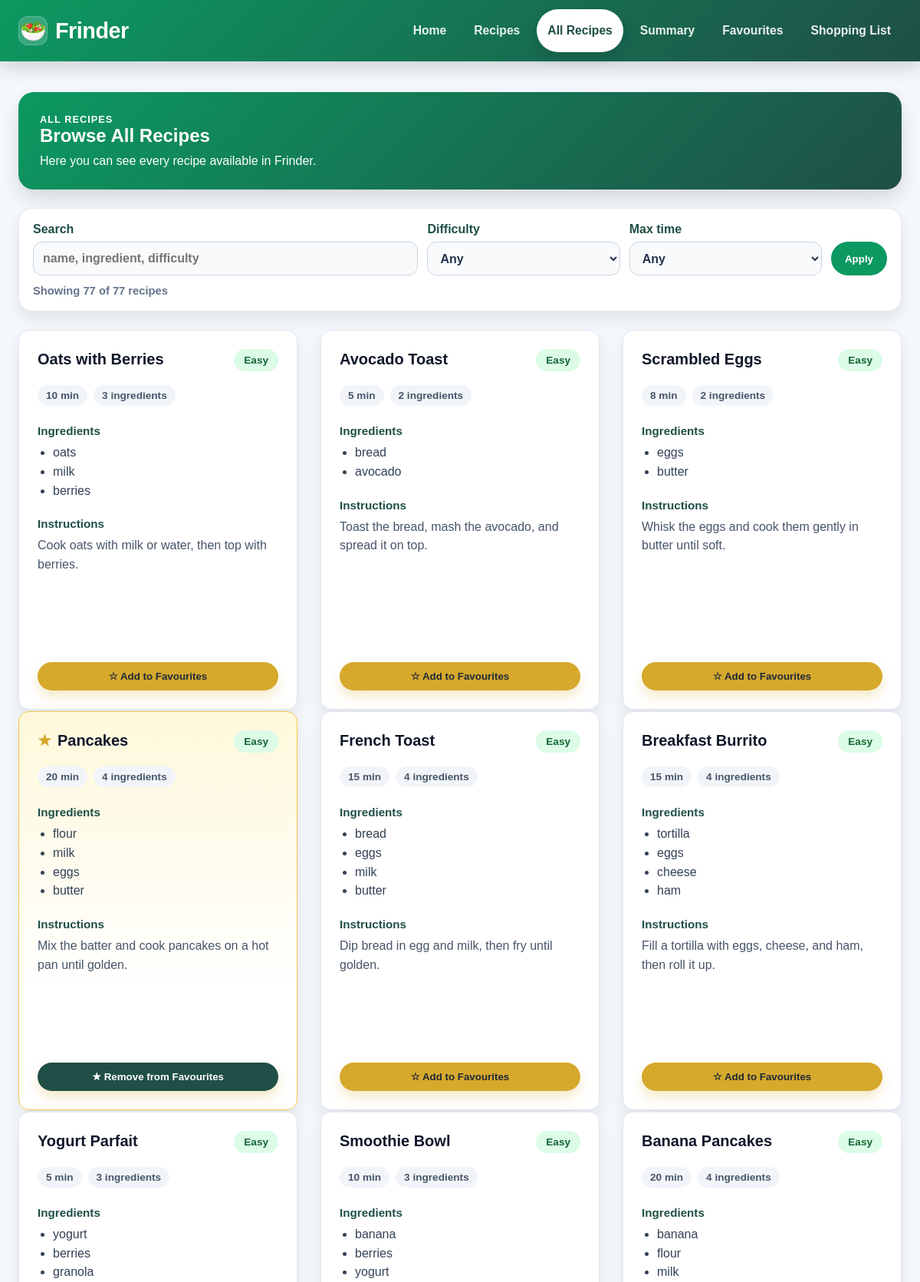
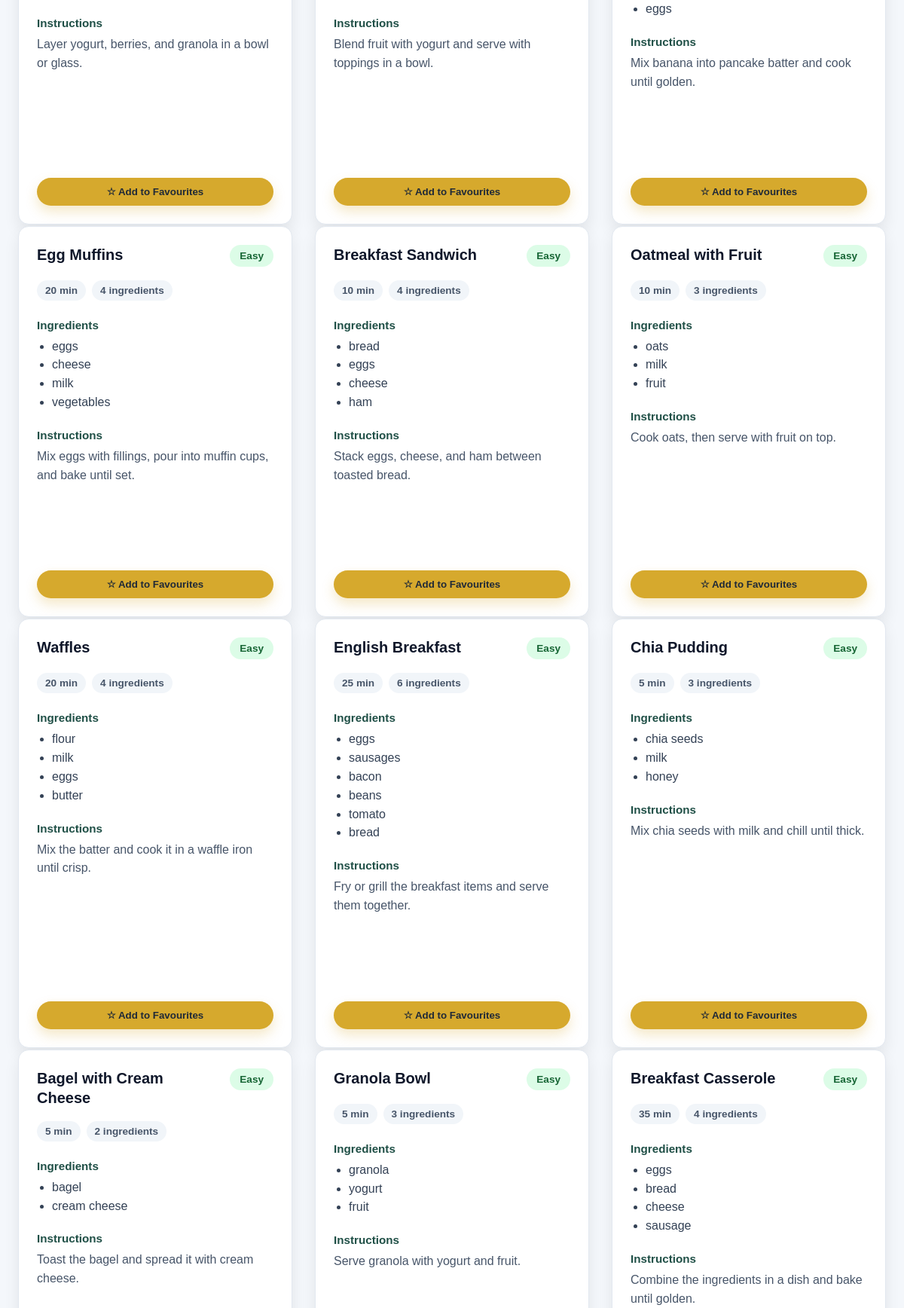
The page /all-recipes (upper part) on the database its author committed (2 pictures, top to bottom).
### db_models.py (models this page shows)
class RecipeRow(Base):
    __tablename__ = "recipes"
    id = Column(Integer, primary_key=True)
    name = Column(String, nullable=False, unique=True)
    instructions = Column(String, nullable=False, default="")
    cooking_time = Column(Integer, nullable=False, default=0)
    difficulty = Column(String, nullable=False, default="Easy")
    recipe_ingredients = relationship(
        "RecipeIngredientRow",
        back_populates="recipe",
        cascade="all, delete-orphan",
        order_by="RecipeIngredientRow.position",
    )

class IngredientRow(Base):
    __tablename__ = "ingredients"
    id = Column(Integer, primary_key=True)
    name = Column(String, nullable=False, unique=True)
    recipe_links = relationship("RecipeIngredientRow", back_populates="ingredient")
    user_links = relationship("UserIngredientRow", back_populates="ingredient")
    shopping_links = relationship("ShoppingListRow", back_populates="ingredient")

### app.py (the view)
@app.route("/all-recipes")
def all_recipes():
    recipes_list, favourite_recipe_names = get_recipes_with_favourite_status()
    filters = get_recipe_filter_state()
    filtered_recipes = filter_recipe_list(recipes_list, filters)
    return render_template(
        "all_recipes.html",
        recipes=filtered_recipes,
        favourite_recipe_names=favourite_recipe_names,
        **build_recipe_filter_context(
            recipes_list,
            filtered_recipes,
            filters,
            "all_recipes",
        ),
    )

### app.py (called while the page is built, shortened)
def add_favourite_status(recipes, favourite_recipe_names):
    favourite_name_set = set(favourite_recipe_names)
    return [
        recipe.__class__(
            **{
                **recipe.to_dict(),
                "is_favourite": recipe_key(recipe.name) in favourite_name_set,
            }
        )
        for recipe in recipes
    ]

def get_recipes_with_favourite_status():
    recipes_list = load_recipes()
    favourite_recipe_names = read_favourite_recipe_names()
    return add_favourite_status(recipes_list, favourite_recipe_names), favourite_recipe_names

def get_recipe_filter_state():
    max_time = request.args.get("max_time", "").strip()
    valid_max_times = {str(option) for option in MAX_COOKING_TIME_FILTERS}
    if max_time not in valid_max_times:
        max_time = ""
    return {
        "q": request.args.get("q", "").strip(),
        "difficulty": request.args.get("difficulty", "").strip(),
        "max_time": max_time,
    }

def get_recipe_difficulty_options(recipes):
    return sorted(
        {
            recipe.difficulty
            for recipe in recipes
            if recipe.difficulty
        }
    )

def recipe_matches_search(recipe, search_text):
    if not search_text:
        return True

def filter_recipe_list(recipes, filters):
    filtered_recipes = []
    max_time = int(filters["max_time"]) if filters["max_time"] else None
    for recipe in recipes:
        if not recipe_matches_search(recipe, filters["q"]):
            continue
        if (
            filters["difficulty"]
            and recipe.difficulty.lower() != filters["difficulty"].lower()
        ):
            continue
        if max_time is not None and recipe.cooking_time > max_time:
            continue
        filtered_recipes.append(recipe)
    return filtered_recipes

def build_recipe_filter_context(recipes, filtered_recipes, filters, endpoint):
    return {
        "recipe_filters": filters,
        "recipe_filter_endpoint": endpoint,
        "difficulty_filter_options": get_recipe_difficulty_options(recipes),
        "max_time_filter_options": MAX_COOKING_TIME_FILTERS,
        "filtered_recipe_count": len(filtered_recipes),
        "total_recipe_count": len(recipes),
        "has_active_recipe_filters": bool(
            filters["q"] or filters["difficulty"] or filters["max_time"]
        ),
    }

### db.py (called while the page is built)
def _session():
    return _session_factory()()

def session():
    return _session()

### storage.py (called while the page is built)
def read_favourite_recipe_names():
    return _run_read(_read_favourite_recipe_names)

### templates/all_recipes.html (shortened to what this page needs)
{% extends "base.html" %}
{% block content %}
<section class="recipes-banner">
  <p class="recipes-banner__label">All Recipes</p>
  <h1>Browse All Recipes</h1>
  <p>Here you can see every recipe available in Frinder.</p>
</section>
{% include "_recipe_filters.html" %}
<section class="all-recipes-section">
  {% if recipes %}
    <div class="recipes-grid">
      {% for recipe in recipes %}
        <article class="recipe-card {% if recipe.is_favourite %}recipe-card--favourite{% endif %}">
          <div class="recipe-card__header">
            <h3 class="recipe-card__title">
              {% if recipe.is_favourite %}
                <span class="recipe-card__star">★</span>
              {% endif %}
              {{ recipe.name }}
            </h3>
            <span class="difficulty-badge difficulty-badge--{{ recipe.difficulty | lower }}">
              {{ recipe.difficulty }}
            </span>
          </div>
          <div class="recipe-card__info-row">
            <span>{{ recipe.cooking_time }} min</span>
            <span>{{ recipe.ingredients | length }} ingredients</span>
          </div>
          <div class="recipe-card__section">
            <h4>Ingredients</h4>
            <ul class="recipe-card__list">
              {% for ingredient in recipe.ingredients %}
                <li>{{ ingredient }}</li>
              {% endfor %}
            </ul>
          </div>
          <div class="recipe-card__section recipe-card__instructions">
            <h4>Instructions</h4>
            <p>{{ recipe.instructions }}</p>
          </div>
          <div class="recipe-card__actions">
            {% if recipe.is_favourite %}
              <form method="post" action="{{ url_for('remove_from_favourites') }}">
                <button class="favourite-button favourite-button--active" type="submit">
                  ★ Remove from Favourites
                </button>
              </form>
            {% else %}
              <form method="post" action="{{ url_for('add_to_favourites') }}">
                <button class="favourite-button" type="submit">
                  ☆ Add to Favourites
                </button>
              </form>
            {% endif %}
          </div>
        </article>
      {% endfor %}
    </div>
  {% else %}
    <p class="recipes-empty-message">
      No recipes match the current search and filters.
    </p>
  {% endif %}
</section>
{% endblock %}

### static/style.css (style rules this page uses)
body { font-family: Arial, sans-serif; margin: 0; background: #f4f7fb; color: #24324a; }
button { padding: 10px 14px; font-family: inherit; }
.homepage-header, .recipes-banner, .all-recipes-banner, .favourites-banner, .shopping-banner, .summary-hero { background: linear-gradient(135deg, #0C9961, #1f4f46); color: white; padding: 28px; border-radius: 20px; margin-bottom: 24px; box-shadow: 0 12px 24px rgba(0, 0, 0, 0.12); }
.recipes-banner__label, .all-recipes-banner__label, .favourites-banner__label, .shopping-banner__label, .summary-kicker { margin: 0 0 8px; text-transform: uppercase; letter-spacing: 1px; font-size: 0.8rem; font-weight: bold; }
.recipes-banner h1, .all-recipes-banner h1, .favourites-banner h1, .summary-hero h1 { margin: 0 0 10px; }
.recipes-banner p, .all-recipes-banner p, .favourites-banner p, .summary-intro { margin: 0; }
.recipes-scroll, .all-recipes-section, .favourites-section { max-height: none; overflow-y: visible; padding-right: 0; }
.recipes-grid, .all-recipes-grid, .favourites-grid { display: grid; grid-template-columns: repeat(3, minmax(0, 1fr)); column-gap: 30px; row-gap: 52px; align-items: start; }
.recipe-card { position: relative; display: flex; flex-direction: column; min-height: 100%; gap: 14px; margin-top: 0; margin-bottom: 12px; padding: 24px; background: white; border: 1px solid #e2e8f0; border-radius: 14px; box-shadow: 0 10px 20px rgba(0, 0, 0, 0.08); transition: transform 0.2s ease, box-shadow 0.2s ease; }
.recipe-card--favourite { background: linear-gradient(180deg, #fff8db 0%, #ffffff 70%); border-color: #f2c94c; }
.recipe-card__header, .recipe-card__top { display: flex; align-items: flex-start; justify-content: space-between; gap: 16px; margin-bottom: 4px; }
.recipe-card__title { display: flex; align-items: center; gap: 8px; margin: 0; color: #0f172a; font-size: 1.25rem; line-height: 1.3; }
.recipe-card__star { color: #d6a92d; font-size: 1.25rem; line-height: 1; flex-shrink: 0; }
.recipe-card__info-row, .recipe-card__meta { display: flex; flex-wrap: wrap; gap: 8px; margin: 0 0 10px; color: #475569; font-size: 0.85rem; }
.recipe-card__info-row span, .recipe-card__meta span { display: inline-flex; align-items: center; padding: 6px 11px; border-radius: 999px; background: #f1f5f9; color: #475569; font-weight: 700; }
.difficulty-badge, .recipe-card__badge { display: inline-flex; align-items: center; padding: 7px 13px; border-radius: 999px; font-size: 0.85rem; font-weight: 800; white-space: nowrap; }
.difficulty-badge--easy, .recipe-card__badge { background: #dcfce7; color: #166534; }
.recipe-card__section { margin-top: 0; margin-bottom: 8px; }
.recipe-card__section h4 { margin: 0 0 8px; color: #1f4f46; font-size: 0.95rem; }
.recipe-card__section p { margin: 0; color: #475569; line-height: 1.55; }
.recipe-card__list { margin: 8px 0 0; padding-left: 20px; color: #334155; line-height: 1.55; }
.recipe-card__instructions { flex-grow: 1; }
.recipe-card__actions { margin-top: auto; padding-top: 30px; }
.recipe-card__actions form { margin: 0; }
.recipe-card__actions button, .favourite-button { width: 100%; }
.favourite-button { border: none; border-radius: 999px; background: #d6a92d; color: #1f2937; padding: 11px 16px; cursor: pointer; font-weight: 800; box-shadow: 0 8px 16px rgba(214, 169, 45, 0.25); }
.favourite-button--active { background: #1f4f46; color: #ffffff; }

### rows shown on the page
RecipeRow: name "Oats with Berries", difficulty "Easy", cooking_time "10", ingredients|length "3", instructions "Cook oats with milk or water, then top with berries."
IngredientRow: name "oats"
IngredientRow: name "milk"
IngredientRow: name "berries"
RecipeRow: name "Avocado Toast", difficulty "Easy", cooking_time "5", ingredients|length "2", instructions "Toast the bread, mash the avocado, and spread it on top."
IngredientRow: name "bread"
IngredientRow: name "avocado"
RecipeRow: name "Scrambled Eggs", difficulty "Easy", cooking_time "8", ingredients|length "2", instructions "Whisk the eggs and cook them gently in butter until soft."
IngredientRow: name "eggs"
IngredientRow: name "butter"
RecipeRow: name "Pancakes", difficulty "Easy", cooking_time "20", ingredients|length "4", instructions "Mix the batter and cook pancakes on a hot pan until golden."
IngredientRow: name "flour"
RecipeRow: name "French Toast", difficulty "Easy", cooking_time "15", ingredients|length "4", instructions "Dip bread in egg and milk, then fry until golden."
RecipeRow: name "Breakfast Burrito", difficulty "Easy", cooking_time "15", ingredients|length "4", instructions "Fill a tortilla with eggs, cheese, and ham, then roll it up."
IngredientRow: name "tortilla"
IngredientRow: name "cheese"
IngredientRow: name "ham"
RecipeRow: name "Yogurt Parfait", difficulty "Easy", cooking_time "5", ingredients|length "3", instructions "Layer yogurt, berries, and granola in a bowl or glass."
IngredientRow: name "yogurt"
IngredientRow: name "granola"
RecipeRow: name "Smoothie Bowl", difficulty "Easy", cooking_time "10", ingredients|length "3", instructions "Blend fruit with yogurt and serve with toppings in a bowl."
IngredientRow: name "banana"
RecipeRow: name "Banana Pancakes", difficulty "Easy", cooking_time "20", ingredients|length "4", instructions "Mix banana into pancake batter and cook until golden."
RecipeRow: name "Egg Muffins", difficulty "Easy", cooking_time "20", ingredients|length "4", instructions "Mix eggs with fillings, pour into muffin cups, and bake until set."
IngredientRow: name "vegetables"
RecipeRow: name "Breakfast Sandwich", difficulty "Easy", cooking_time "10", ingredients|length "4", instructions "Stack eggs, cheese, and ham between toasted bread."
RecipeRow: name "Oatmeal with Fruit", difficulty "Easy", cooking_time "10", ingredients|length "3", instructions "Cook oats, then serve with fruit on top."
IngredientRow: name "fruit"
RecipeRow: name "Waffles", difficulty "Easy", cooking_time "20", ingredients|length "4", instructions "Mix the batter and cook it in a waffle iron until crisp."
RecipeRow: name "English Breakfast", difficulty "Easy", cooking_time "25", ingredients|length "6", instructions "Fry or grill the breakfast items and serve them together."
IngredientRow: name "sausages"
IngredientRow: name "bacon"
IngredientRow: name "beans"
IngredientRow: name "tomato"
RecipeRow: name "Chia Pudding", difficulty "Easy", cooking_time "5", ingredients|length "3", instructions "Mix chia seeds with milk and chill until thick."
IngredientRow: name "chia seeds"
IngredientRow: name "honey"
RecipeRow: name "Bagel with Cream Cheese", difficulty "Easy", cooking_time "5", ingredients|length "2", instructions "Toast the bagel and spread it with cream cheese."
IngredientRow: name "bagel"
IngredientRow: name "cream cheese"
RecipeRow: name "Granola Bowl", difficulty "Easy", cooking_time "5", ingredients|length "3", instructions "Serve granola with yogurt and fruit."
RecipeRow: name "Breakfast Casserole", difficulty "Easy", cooking_time "35", ingredients|length "4", instructions "Combine the ingredients in a dish and bake until golden."
IngredientRow: name "sausage"

### other values the page prints
{{ filtered_recipe_count }} "77"
{{ total_recipe_count }} "77"
